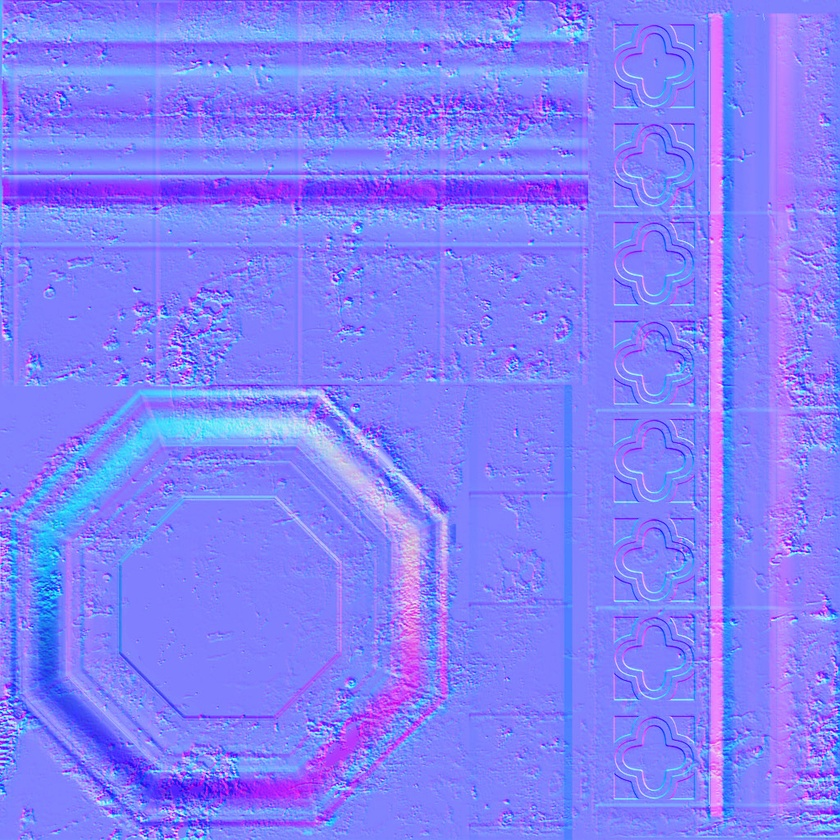
#> input picture Sandbox/assets/models/sponza/10381718147657362067.jpg, 840 x 840 px, shrunk from 1024 x 1024 before the run
$ python -i make_height_maps.py   (imports and definitions only)
#> lines starting #> are read from the running program, lines starting #| are printed output that depends on the picture
"""Generate parallax height maps for Sponza from its normal maps.

The glTF has no height maps, so each normal map's slopes are integrated into a height
field (Frankot-Chellappa: a least-squares integration done in the Fourier domain, which
suits these tiling textures), high-passed so broad undulations don't use up the parallax
depth, and saved beside it as "<normal map>_height.jpg" (white = high). The engine picks
these up automatically (see FindHeightBeside in phoenix/src/renderer/Mesh.cpp).

Only opaque tiling materials get one (their UVs span more than one repeat: walls, floor,
bricks, cloth). One-off textures such as the lion relief or the columns sit on geometry
that is already modelled, and their atlas islands would warp under parallax; cut-out
foliage would have its outline shift.

Usage:  python3 make_height_maps.py [Sponza.gltf]     (needs numpy and Pillow)
"""
import json
import os
import sys

import numpy as np
from PIL import Image


def height_from_normals(path, highpass_px=48.0):
#> called with path = '10381718147657362067.jpg', highpass_px = 48
    n = np.asarray(Image.open(path).convert("RGB"), dtype=np.float64) / 255.0 * 2.0 - 1.0
    nx, ny, nz = n[..., 0], n[..., 1], np.maximum(n[..., 2], 0.1)
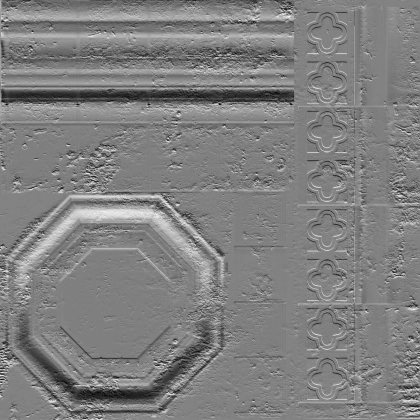
#> ny: shape (840, 840) float64 (shown at 1/2 size); min -1, max 1, mean 0.00232; drawn with min black and max white
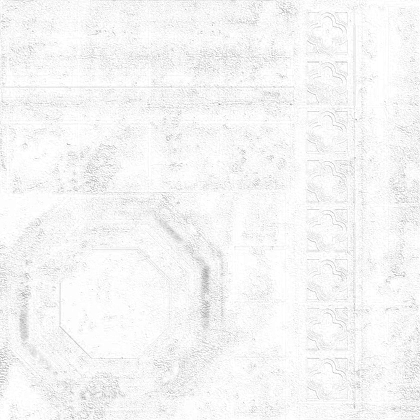
#> nz: shape (840, 840) float64 (shown at 1/2 size); min 0.302, max 1, mean 0.962
    # Slopes along image columns (x, right) and rows (y, down). The normal maps are
    # glTF/OpenGL style: +Y points up the image, so a positive ny climbs against the rows.
    p = -nx / nz
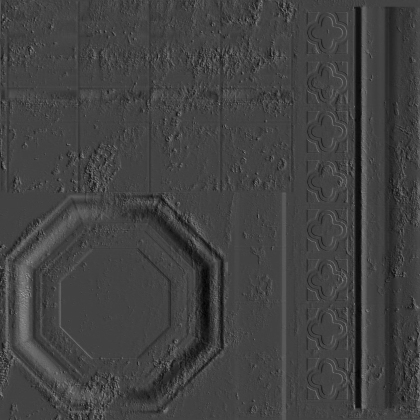
#> p: shape (840, 840) float64 (shown at 1/2 size); min -1.13, max 3.15, mean -0.0129; drawn with min black and max white
    q = ny / nz
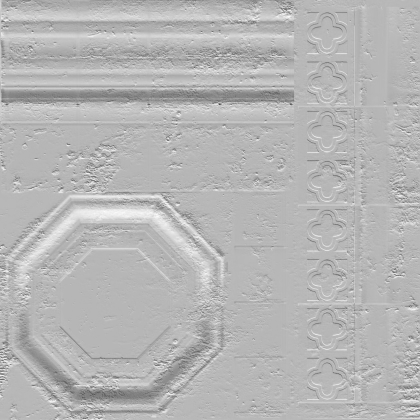
#> q: shape (840, 840) float64 (shown at 1/2 size); min -2.52, max 1, mean -0.00468; drawn with min black and max white
    rows, cols = p.shape
    wx = 2.0 * np.pi * np.fft.fftfreq(cols)[None, :]
    wy = 2.0 * np.pi * np.fft.fftfreq(rows)[:, None]
    denom = wx ** 2 + wy ** 2
    denom[0, 0] = 1.0
    h_hat = (-1j * wx * np.fft.fft2(p) - 1j * wy * np.fft.fft2(q)) / denom
    h_hat[0, 0] = 0.0
    # High-pass: subtract a Gaussian blur of about highpass_px pixels.
    h_hat *= 1.0 - np.exp(-0.5 * denom * highpass_px ** 2)
    h = np.real(np.fft.ifft2(h_hat))
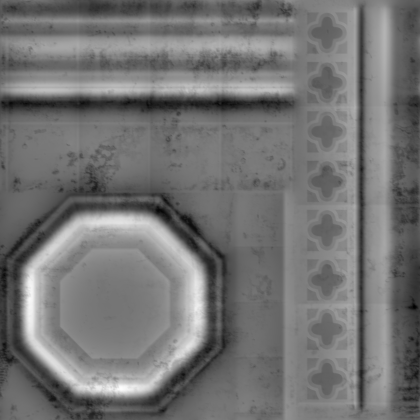
#> h: shape (840, 840) float64 (shown at 1/2 size); min -9.3, max 11.21, mean 4.25e-17; drawn with min black and max white
    lo, hi = np.percentile(h, [1.0, 99.5])
#> lo = -6.29; hi = 8.56
    return np.clip((h - lo) / max(hi - lo, 1e-9), 0.0, 1.0)
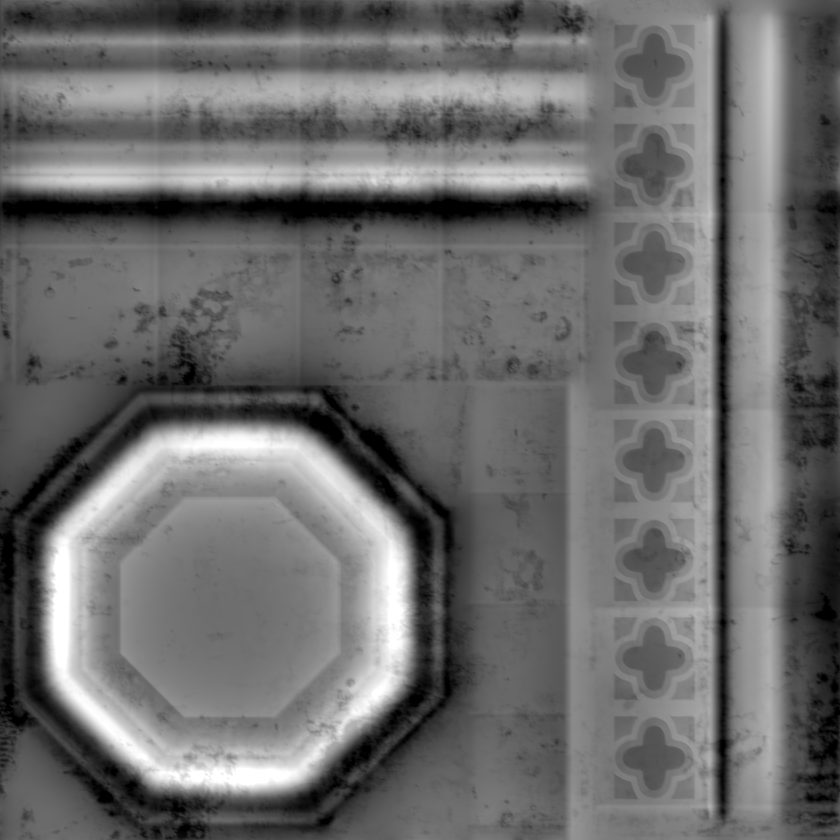
#> returned value: shape (840, 840) float64; min 0, max 1, mean 0.424


# [44 lines left out: functions uv_extent, main, not called in this run]


# [2 lines not run here, left out]

>>> result = height_from_normals('10381718147657362067.jpg')

$ run again, on Sandbox/assets/models/sponza/11474523244911310074.jpg
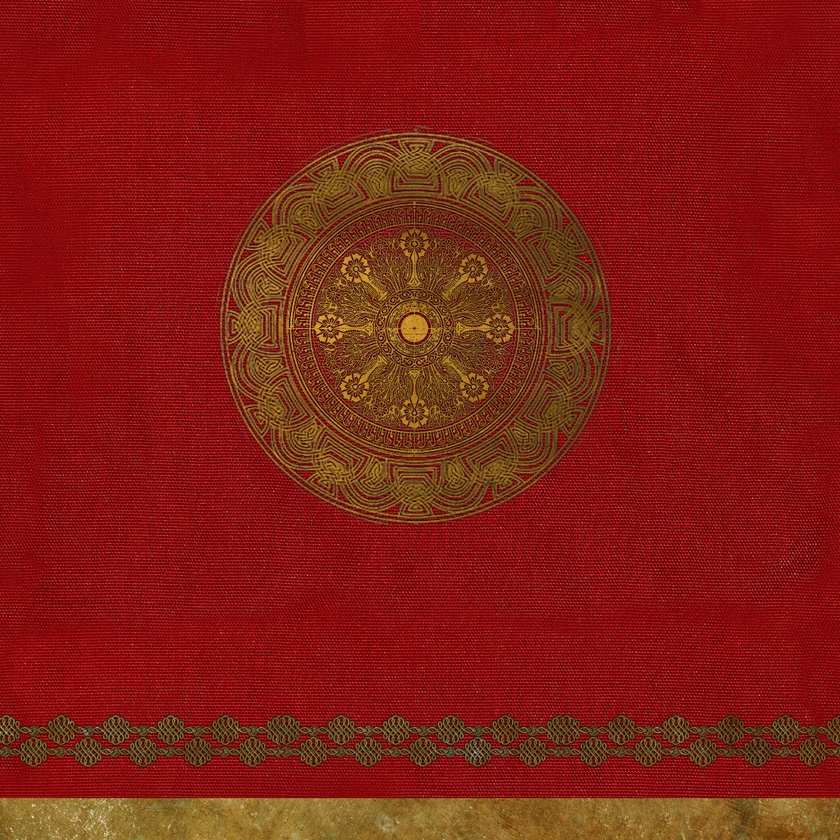
#> input picture Sandbox/assets/models/sponza/11474523244911310074.jpg, 840 x 840 px, shrunk from 1024 x 1024 before the run
#> in height_from_normals, `h = np.real(np.fft.ifft2(h_hat))`:
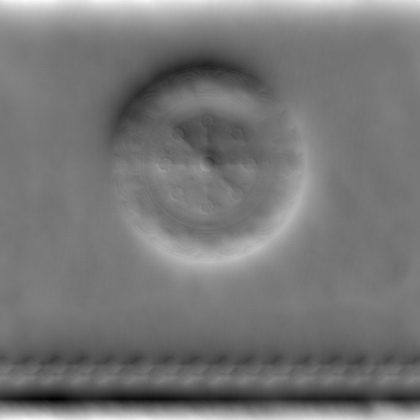
#> h: shape (840, 840) float64 (shown at 1/2 size); min -117.2, max 134.6, mean 0; drawn with min black and max white
#> lo = -75.93; hi = 104.6
#> in height_from_normals, `return np.clip((h - lo) / max(hi - lo, 1e-9), 0.0, 1.0)`:
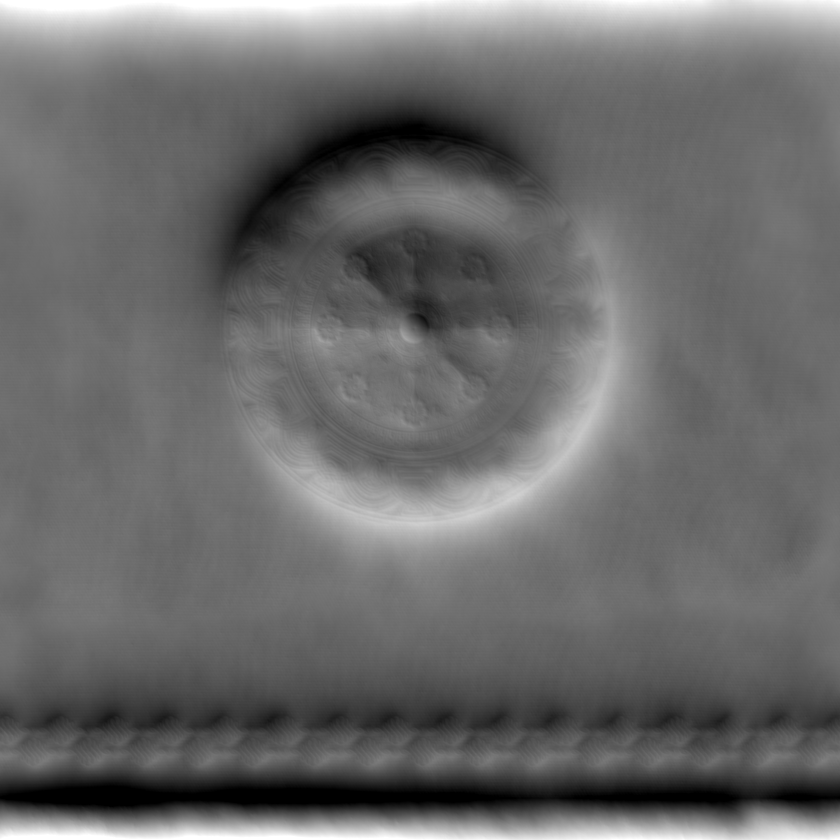
#> returned value: shape (840, 840) float64; min 0, max 1, mean 0.421

$ run again, on Sandbox/assets/models/sponza/11490520546946913238.jpg
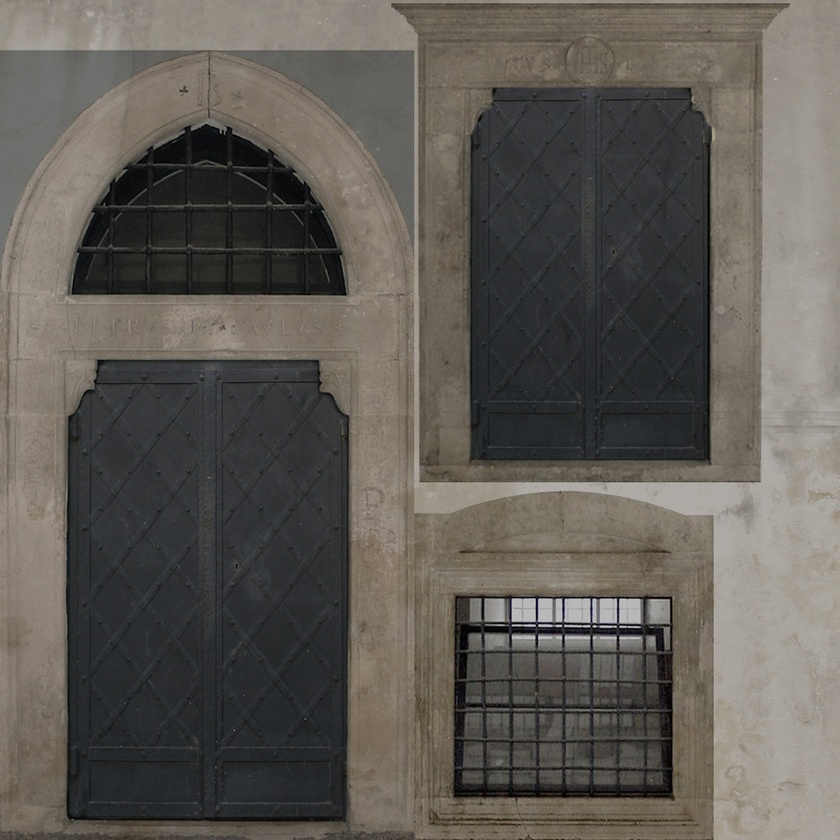
#> input picture Sandbox/assets/models/sponza/11490520546946913238.jpg, 840 x 840 px, shrunk from 1024 x 1024 before the run
#> in height_from_normals, `h = np.real(np.fft.ifft2(h_hat))`:
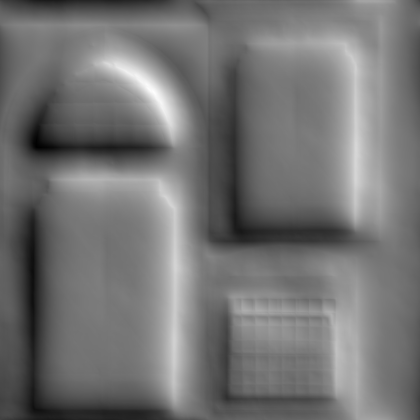
#> h: shape (840, 840) float64 (shown at 1/2 size); min -161.3, max 194.2, mean 0; drawn with min black and max white
#> lo = -117.8; hi = 140.7
#> in height_from_normals, `return np.clip((h - lo) / max(hi - lo, 1e-9), 0.0, 1.0)`:
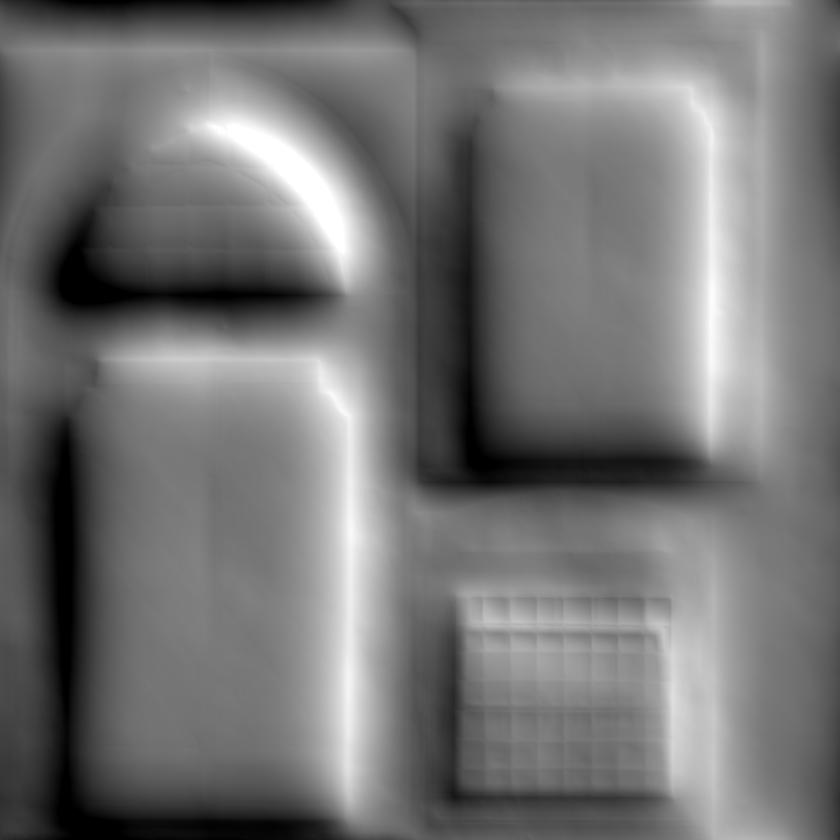
#> returned value: shape (840, 840) float64; min 0, max 1, mean 0.456
